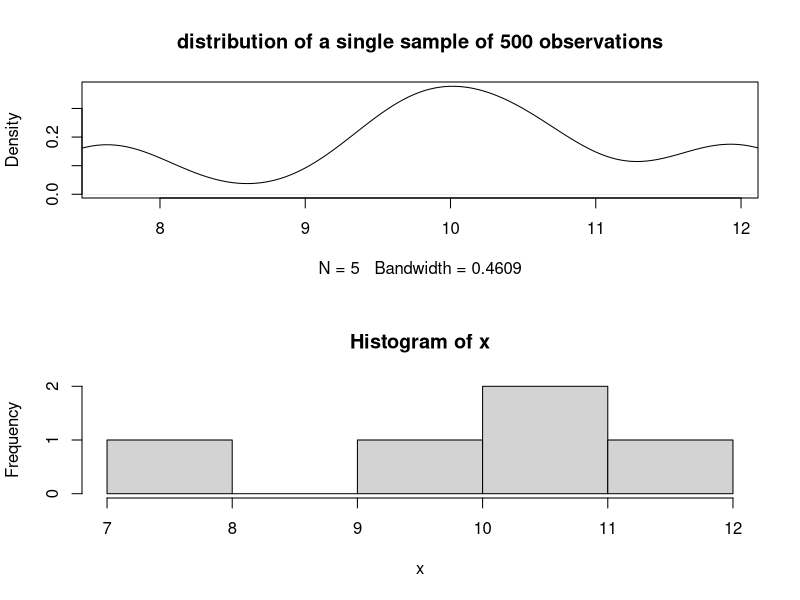
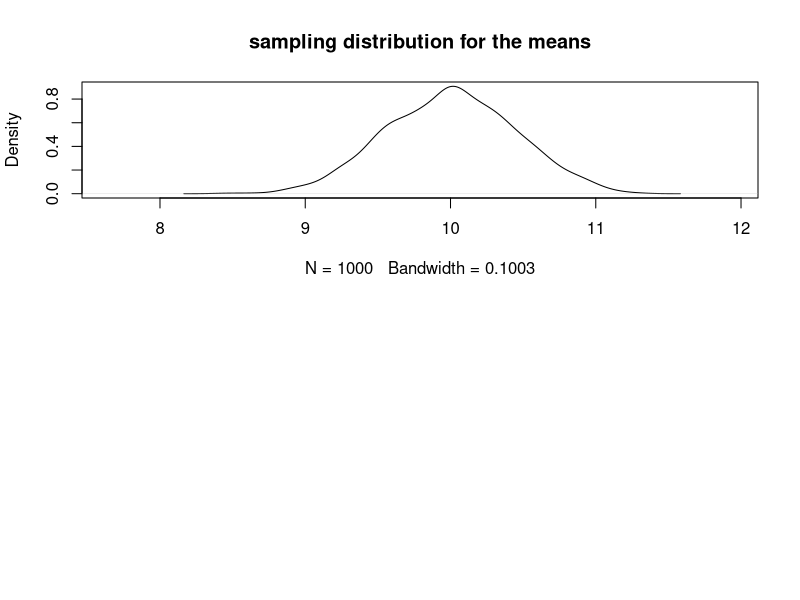

The R source for these figures, in order: (Note: this script raises an error after producing the figures.)
# The concept behind the standard error (using the standard error of the mean as an example)
# Revised Feb3rd 2013


# making it clear what the standard error is, and where it comes from!

# The standard error of a statistic is really about providing information about what would happen if you repeatedly sampled from a population and calculated your sample statistic or estimator. It helps relate the quantities you compute from your sample and how they can be used as estimates of the population parameters of interest. 

x <- rnorm(n = 5, mean = 10,sd = 1) # produces a random sample of 500 observations from a normally distributed variable with mean=10 and sd=1


par(mfrow=c(2,1))
plot(density(x), xlim=c(min(x),max(x)), main="distribution of a single sample of 500 observations") # Quick look at the distribution of the data
hist(x)
# we can look at some basic moments of the distribution (mean and standard deviation = sqrt(variance))
mean(x)
sd(x)

# We can also calculate the standard error of the mean.


sd(x)/sqrt(5) # estimate of Standard error of the mean. But what does this mean.


# x is just a single sample (which has 500 observations in it). We can estimate the mean (and sd), but we may not know how good an estimate it is. How might we determine this?
# An alternative way of stating the same question might be " If we were to repeat the sampling process, and generate another sample of 500 observations from the same population, how similar would the estimated mean for the second sample be to the first sample? If we repeated this sampling process over and over again, how variable would the estimated means be?"

# THis is exactly what the standard error is all about, a way to quantify the uncertainty in our estimates. 
# It is fundamentally a statement about what we would expect to see if we repeated the sampling process a very large number of times. If we were able to do so (like we can do for these simulations), then we can examine this (sampling) distribution, and ask how variable our estimates are (by calculating the standard deviation from the sampling distribution )




# Below is a little function that calculates the mean random sample of 500 observations from a normally distributed variable with mean=10 and sd=1
Dist1 <- function(n=5, mean=10, sd=1){
  x <- rnorm(n=n, mean=mean, sd=sd)
  y <- mean(x) # Computes the mean of our randomly generated values.
  y}
 

sample.means <- replicate(1000, Dist1()) # This replicates the function 1000 times. i.e. it repeatedly samples 500 individuals from a population and estimates the mean for 1000 samples.

plot(density(sample.means), xlim=c(min(x),max(x)), 
    main="sampling distribution for the means") 
    # histogram of means from the repeated samples

# What do you notice about the differences in the variation between these distributions? What is the same?


# Now let's compare the standard deviation from this
sd(sample.means) # similar to the SEM, via repeated sampling.
sd(x)/sqrt(500)

 
# Thus the Standard error of the mean is an estimate of the precision of the mean based on what would hypothetically happen if we sampled a large number of times from the same population, and repeatedely estimated the mean. IF we did this and estimated the standard deviation among the sample means, this would be our standard error of the mean (SEM)

t.test(x, x2)